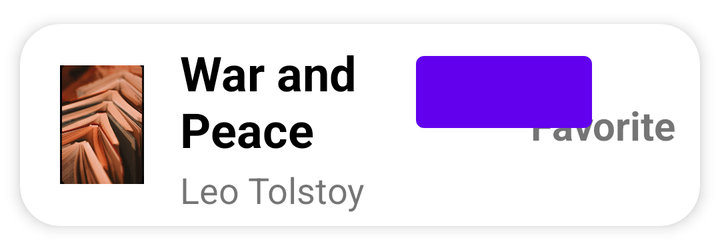
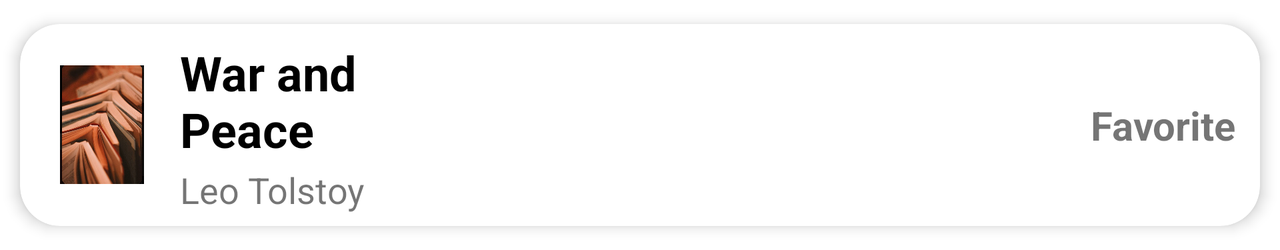

Two renders of one Android screen. The first uses the default layout on a phone; the second uses the alternative layout the repository ships for a different screen configuration, on a matching device. The two XML files are below.
<!-- AndroidManifest.xml: application theme Theme.NewFinal -->
<!-- res/layout/list_element.xml -->
<?xml version="1.0" encoding="utf-8"?>
<androidx.cardview.widget.CardView xmlns:android="http://schemas.android.com/apk/res/android"
    xmlns:app="http://schemas.android.com/apk/res-auto"
    android:id="@+id/cv"
    android:layout_width="match_parent"
    android:layout_height="wrap_content"
    android:animateLayoutChanges="true"
    app:cardCornerRadius="20dp"
    app:cardElevation="4dp"
    app:cardUseCompatPadding="true"
    >

    <LinearLayout
        android:layout_width="match_parent"
        android:layout_height="wrap_content"
        android:animateLayoutChanges="true"
        android:orientation="vertical"
        >

    </LinearLayout>

    <RelativeLayout
        android:id="@+id/select_book"
        android:layout_width="match_parent"
        android:layout_height="wrap_content"
        android:orientation="horizontal"
        android:padding="6dp">

        <ImageView
            android:id="@+id/iconImageView"
            android:layout_width="70dp"
            android:layout_height="70dp"
            android:layout_alignParentStart="true"
            android:layout_alignParentLeft="true"
            android:layout_centerVertical="true"
            android:layout_gravity="center"
            android:paddingLeft="14dp"
            android:paddingRight="14dp"
            app:srcCompat="@drawable/photo_5390872891165360910_y" />

        <LinearLayout
            android:id="@+id/linearLayout"
            android:layout_width="wrap_content"
            android:layout_height="wrap_content"
            android:layout_alignParentTop="true"
            android:layout_marginStart="4dp"
            android:layout_marginLeft="4dp"
            android:layout_marginTop="2dp"
            android:layout_toEndOf="@+id/iconImageView"
            android:layout_toRightOf="@+id/iconImageView"
            android:orientation="vertical">

            <TextView
                android:id="@+id/nameTextView"
                android:layout_width="160dp"
                android:layout_height="wrap_content"
                android:layout_marginBottom="2dp"
                android:text="War and Peace"
                android:textColor="@android:color/black"
                android:textSize="24sp"
                android:textStyle="bold" />

            <TextView
                android:id="@+id/authorTextview"
                android:layout_width="match_parent"
                android:layout_height="wrap_content"
                android:text="Leo Tolstoy"
                android:textSize="18sp" />
        </LinearLayout>

        <TextView
            android:id="@+id/statusTextView"
            android:layout_width="wrap_content"
            android:layout_height="wrap_content"
            android:layout_alignParentEnd="true"
            android:layout_alignParentRight="true"
            android:layout_centerVertical="true"
            android:layout_marginEnd="6dp"
            android:layout_marginRight="6dp"
            android:text="Favorite"
            android:textSize="20sp"
            android:textStyle="bold" />
        <Button
            android:id="@+id/wishlist_button"
            android:layout_width="wrap_content"
            android:layout_height="wrap_content"
            android:layout_marginStart="192dp"
            android:layout_marginTop="4dp"
            android:text="@string/open_book_wishlist"
            android:textAllCaps="false"
            app:layout_constraintLeft_toLeftOf="parent"
             />

    </RelativeLayout>
</androidx.cardview.widget.CardView>
<!-- resources referenced by this layout -->
<resources>
  <!-- drawable photo_5390872891165360910_y: jpg bitmap (drawable-v24, 77310 bytes) -->
  <string name="open_book_wishlist" />
  <style name="Theme.NewFinal" parent="Theme.MaterialComponents.DayNight.NoActionBar">
          
          <item name="colorPrimary">@color/purple_500</item>
          <item name="colorPrimaryVariant">@color/purple_700</item>
          <item name="colorOnPrimary">@color/white</item>
          
          <item name="colorSecondary">@color/teal_200</item>
          <item name="colorSecondaryVariant">@color/teal_700</item>
          <item name="colorOnSecondary">@color/black</item>
          
          <item name="android:statusBarColor">?attr/colorPrimaryVariant</item>
          
  
  
      </style>
  <color name="purple_500">#FF6200EE</color>
  <color name="purple_700">#FF3700B3</color>
  <color name="white">#FFFFFFFF</color>
  <color name="teal_200">#FF03DAC5</color>
  <color name="teal_700">#FF018786</color>
  <color name="black">#FF000000</color>
</resources>
<!-- res/layout-land/list_element.xml (the repository's variant of the layout above) -->
<!-- drawn on the phone turned sideways -->
<?xml version="1.0" encoding="utf-8"?>
<androidx.cardview.widget.CardView xmlns:android="http://schemas.android.com/apk/res/android"
    xmlns:app="http://schemas.android.com/apk/res-auto"
    android:id="@+id/cv"
    android:layout_width="match_parent"
    android:layout_height="wrap_content"
    android:animateLayoutChanges="true"
    app:cardCornerRadius="20dp"
    app:cardElevation="4dp"
    app:cardUseCompatPadding="true"
    >

    <LinearLayout
        android:layout_width="match_parent"
        android:layout_height="wrap_content"
        android:animateLayoutChanges="true"
        android:orientation="vertical"
        >

    </LinearLayout>

    <RelativeLayout
        android:id="@+id/select_book"
        android:layout_width="match_parent"
        android:layout_height="wrap_content"
        android:orientation="horizontal"
        android:padding="6dp">

        <ImageView
            android:id="@+id/iconImageView"
            android:layout_width="70dp"
            android:layout_height="70dp"
            android:layout_alignParentStart="true"
            android:layout_alignParentLeft="true"
            android:layout_centerVertical="true"
            android:layout_gravity="center"
            android:paddingLeft="14dp"
            android:paddingRight="14dp"
            app:srcCompat="@drawable/photo_5390872891165360910_y" />

        <LinearLayout
            android:id="@+id/linearLayout"
            android:layout_width="wrap_content"
            android:layout_height="wrap_content"
            android:layout_alignParentTop="true"
            android:layout_marginStart="4dp"
            android:layout_marginLeft="4dp"
            android:layout_marginTop="2dp"
            android:layout_toEndOf="@+id/iconImageView"
            android:layout_toRightOf="@+id/iconImageView"
            android:orientation="vertical">

            <TextView
                android:id="@+id/nameTextView"
                android:layout_width="160dp"
                android:layout_height="wrap_content"
                android:layout_marginBottom="2dp"
                android:text="War and Peace"
                android:textColor="@android:color/black"
                android:textSize="24sp"
                android:textStyle="bold" />

            <TextView
                android:id="@+id/authorTextview"
                android:layout_width="match_parent"
                android:layout_height="wrap_content"
                android:text="Leo Tolstoy"
                android:textSize="18sp" />
        </LinearLayout>

        <TextView
            android:id="@+id/statusTextView"
            android:layout_width="wrap_content"
            android:layout_height="wrap_content"
            android:layout_alignParentEnd="true"
            android:layout_alignParentRight="true"
            android:layout_centerVertical="true"
            android:layout_marginEnd="6dp"
            android:layout_marginRight="6dp"
            android:text="Favorite"
            android:textSize="20sp"
            android:textStyle="bold" />

    </RelativeLayout>
</androidx.cardview.widget.CardView>
<!-- resources referenced by the variant -->
<!-- as the phone turned sideways resolves them -->
<resources>
  <!-- drawable photo_5390872891165360910_y: jpg bitmap (drawable-v24, 77310 bytes) -->
  <style name="Theme.NewFinal" parent="Theme.MaterialComponents.DayNight.NoActionBar">
          
          <item name="colorPrimary">@color/purple_500</item>
          <item name="colorPrimaryVariant">@color/purple_700</item>
          <item name="colorOnPrimary">@color/white</item>
          
          <item name="colorSecondary">@color/teal_200</item>
          <item name="colorSecondaryVariant">@color/teal_700</item>
          <item name="colorOnSecondary">@color/black</item>
          
          <item name="android:statusBarColor">?attr/colorPrimaryVariant</item>
          
  
  
      </style>
  <color name="purple_500">#FF6200EE</color>
  <color name="purple_700">#FF3700B3</color>
  <color name="white">#FFFFFFFF</color>
  <color name="teal_200">#FF03DAC5</color>
  <color name="teal_700">#FF018786</color>
  <color name="black">#FF000000</color>
</resources>
